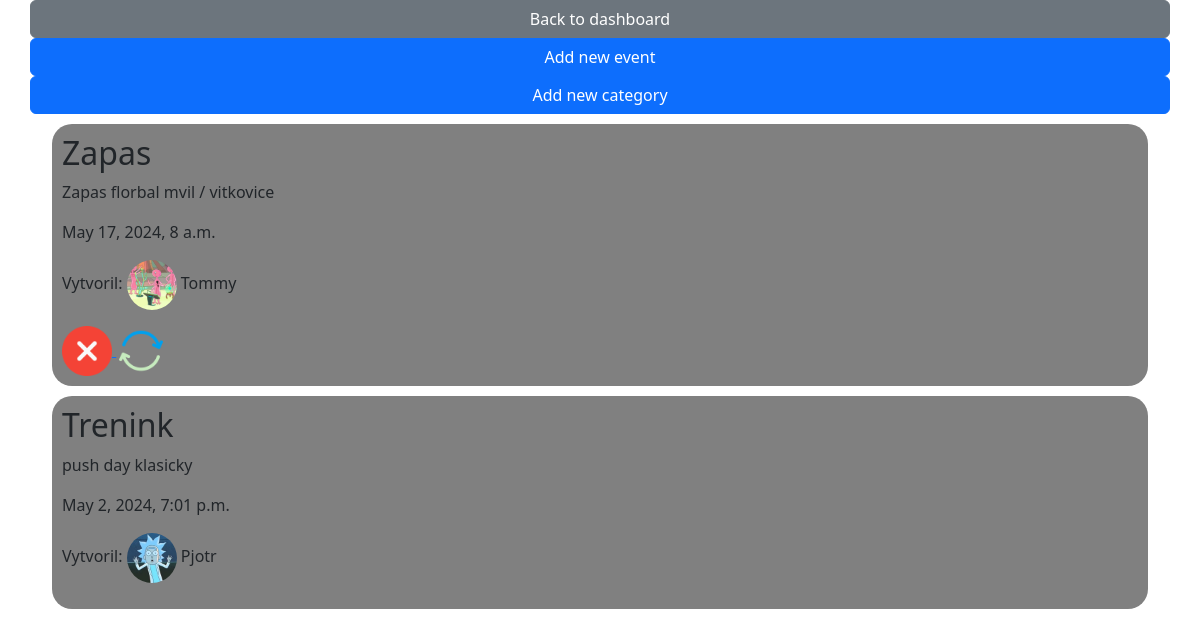
The page /sport_events/1 on the database its author committed.
### stations/models.py (models this page shows, shortened)
class SportEvent(models.Model):
    title = models.CharField(max_length=50)
    user = models.ForeignKey(AppUser, on_delete=models.CASCADE, default=None, null=True)
    description = models.TextField()
    date = models.DateTimeField()
    category = models.ForeignKey('SportCategory', on_delete=models.CASCADE)

class AppUser(models.Model):
    name = models.CharField(max_length=30)
    surname = models.CharField(max_length=30)
    email = models.EmailField()
    username = models.CharField(max_length=40)
    password = models.CharField(max_length=40)
    profile_picture = models.ImageField(upload_to='assets/', null=True, blank=True)

### stations/views.py (the view)
# urls.py: path('sport_events/<int:user_id>', views.sport_events, name='sport_events'),
def sport_events(request, user_id):
    user = AppUser.objects.get(id=user_id)
    events = SportEvent.objects.all()
    return render(request, 'stations/sport_events.html', {'events': events, 'user': user})

### templates/stations/sport_events.html (shortened to what this page needs)
<!DOCTYPE html>
<html lang="en">
<head>
    {% load bootstrap5 %}
    {% bootstrap_css %}
    {% load static %}
</head>
<body>
    <div class="container">
        <div class="row">
            <a href="{% url 'login_with_id' user.id %}" class="btn btn-secondary">Back to dashboard</a>
        </div>
        <div class="row">
            <a href="{% url 'add_sport_event' user.id %}" class="btn btn-primary">Add new event</a>
        </div>
        <div class="row">
            <a href="{% url 'add_sport_category' user.id %}" class="btn btn-primary">Add new category</a>
        </div>
    </div>
    <div class="container">
        {% for event in events %}
            <div class="event">
                <h2>{{ event.title }}</h2>
                <p>{{ event.description }}</p>
                <p>{{ event.date }}</p>
                <p>Vytvoril: <img src="{% static event.user.username %}.jpg" style="width: 50px; height: 50px; border-radius: 50%"/> {{ event.user.username }}</p>
                {% if user.id == event.user.id %}
                    <a href="{% url 'delete_sport_event' user.id event.id %}">
                        <img style="width: 50px; height: 50px" src="{% static 'remove.png' %}" alt="Delete icon">
                    </a>
                    <a href="{% url 'update_sport_event' user.id event.id %}">
                        <img src="{% static 'update.png' %}" alt="Update icon" style="width: 50px; height: 50px;">
                    </a>
                {% endif %}
            </div>
        {% endfor %}
    </div>
</body>
</html>

### templates/stations/sport_events.html (style rules this page uses)
.event { background-color: grey; border-radius: 20px; padding: 10px; margin: 10px; }

### rows shown on the page
SportEvent: title "Zapas", description "Zapas florbal mvil / vitkovice", date "May 17, 2024, 8 a.m.", user.username (picture), user.username "Tommy"
SportEvent: title "Trenink", description "push day klasicky", date "May 2, 2024, 7:01 p.m.", user.username (picture), user.username "Pjotr"
